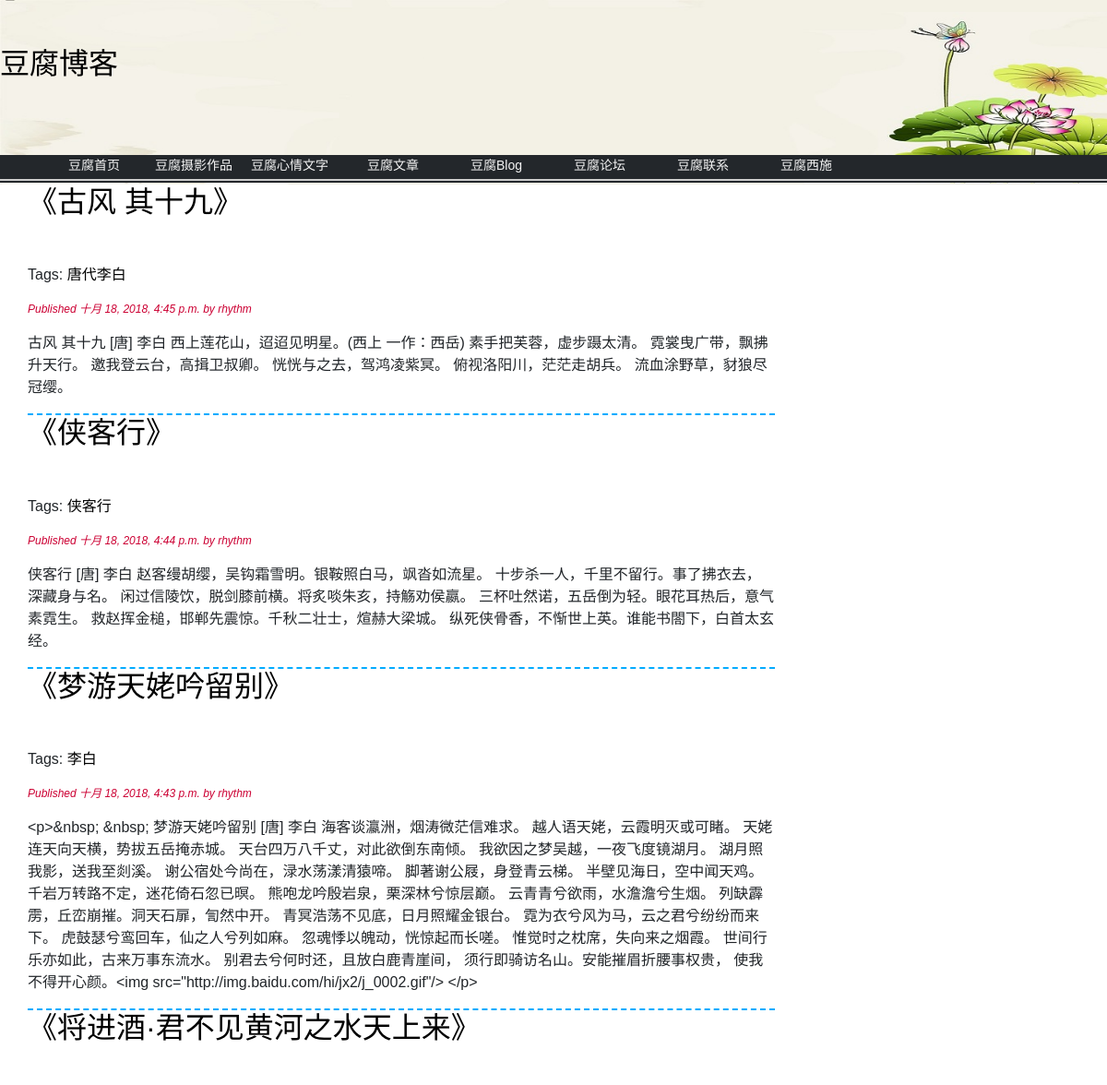
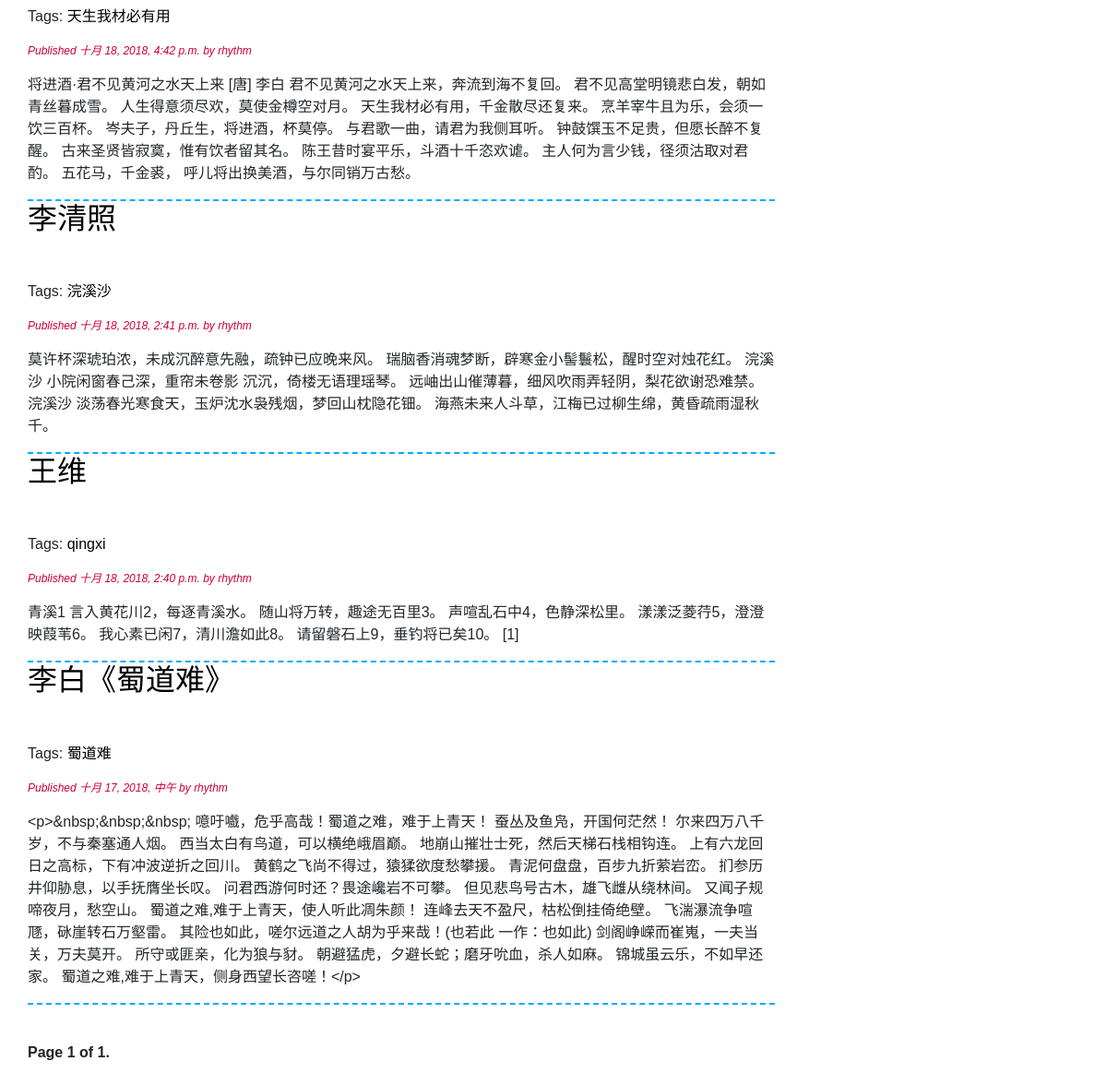
Screenshot of /blog/ with the database file from the repository (2 pictures, top to bottom).
### blog/models.py (models this page shows, shortened)
class Post(models.Model):
    STATUS_CHOICES = (
        ('draft', 'Draft'),
        ('published', 'Published'),
    )
    title = models.CharField(max_length=250)
    slug = models.SlugField(max_length=250,
                            unique_for_date='publish')
    author = models.ForeignKey(
                            User,
                            on_delete=models.CASCADE,
                            related_name='blog_posts')
    image = models.ImageField(upload_to='blog/%Y/%m/%d',
                              blank=True)
    body = UEditorField(width=600, height=300, toolbars="full",
                        imagePath='img/', filePath='files/',
                        upload_settings={"imageMaxSize": 1204000},
                        settings={}, verbose_name='正文')
    publish = models.DateTimeField(default=timezone.now)
    created = models.DateTimeField(auto_now_add=True)
    updated = models.DateTimeField(auto_now=True)
    status = models.CharField(max_length=10,
                              choices=STATUS_CHOICES,
                              default='draft')
    objects = models.Manager()  # The default manager
    published = PublishedManager()  # Our custom manager
    tags = TaggableManager()
    def get_absolute_url(self):
        return reverse('blog:post_detail',
                       args=[self.publish.year,
                             self.publish.strftime('%m'),
                             self.publish.strftime('%d'),
                             self.slug])
    class Meta:
        ordering = ('-publish', )
        verbose_name = '帖子'
        verbose_name_plural = verbose_name

### blog/views.py (the view)
# urls.py: path('', views.post_list, name='post_list'),
def post_list(request, tag_slug=None):
    object_list = Post.published.all()
    tag = None
    if tag_slug:
        tag = get_object_or_404(Tag, slug=tag_slug)
        object_list = object_list.filter(tags__in=[tag])
    paginator = Paginator(object_list, 10)  # 3 posts in each page
    page = request.GET.get('page')
    try:
        posts = paginator.page(page)
    except PageNotAnInteger:
        posts = paginator.page(1)
    except EmptyPage:
        posts = paginator.page(paginator.num_pages)
    return render(request,
                  'blog/post/list.html',
                  {'page': page,
                   'posts': posts,
                   'tag': tag})

### blog/models.py (called while the page is built)
    def get_queryset(self):
        return super(PublishedManager, self).get_queryset().filter(status='published')

### blog/templates/blog/post/list.html (shortened to what this page needs)
{% extends "blog/base.html" %}
{% block content %}
    {% for p in posts %}
        <h2>
             <a href="{{ p.get_absolute_url }}">
                 {{ p.title }}
            </a>
        </h2>
        <div id="post_img">
        </div>
        <p class="tags"> Tags:
            {% for tag in p.tags.all %}
                 <a href="{% url "blog:post_list_by_tag" tag.slug %}">
                    {{ tag.name }}
                 </a>
              {% endfor %}
         </p>
         <p class="date">
             Published {{ p.publish }} by {{ p.author }}
          </p>
         {{ p.body|truncatewords:30|linebreaks }}
         <div id="bar">
         </div>
    {% endfor %}
    {% include "pagination.html" with page=posts %}
{% endblock %}

### blog/templates/blog/base.html (shortened to what this page needs)
{% load staticfiles %}
<!DOCTYPE html>
<html lang="en">
<head>
    <link href="{% static "bootstrap-4.1.3/css/bootstrap.css" %}" rel="stylesheet">
    <link href="{% static "bootstrap-4.1.3/js/bootstrap.js" %}" rel="stylesheet">
    <link href="{%  static "css/blog.css" %}" rel="stylesheet">
</head>
<body>
    <div id="header" style="background-image: url({% static 'img/bg.jpg' %});background-size:100% 100%;">
        <h2 id="blogTitle"><a href="/blog/">豆腐博客</a></h2>
            <div id="blogbar">
                <ul id="nav">
                    <li><a href="/blog/" >豆腐首页</a> </li>
                    <li><a href="/blog/" id="photoGraphics">豆腐摄影作品</a></li>
                    <li><a href="/blog/" id="MoonWords">豆腐心情文字</a></li>
                    <li><a href="/blog/">豆腐文章</a></li>
                    <li><a href="/blog/">豆腐Blog</a> </li>
                    <li><a href="/blog/">豆腐论坛</a> </li>
                    <li><a href="/blog/">豆腐联系</a> </li>
                    <li><a href="/blog/">豆腐西施</a> </li>
                </ul>
            </div>
    </div>
    <div id="content"  >
        {% block content %}
        {% endblock %}
    </div>
</body>
</html>

### blog/templates/pagination.html (shortened to what this page needs)
<div class="pagination">
    <span class="step-links">
        <span class="current">
            Page {{ page.number }} of {{ page.paginator.num_pages }}.
        </span>
    </span>
</div>

### blog/static/css/blog.css (style rules this page uses)
#header { width:100%; height: 200px; }
#bar { border-bottom:2px dashed #00abff; }
#blogbar { width: 100%; height: 30px; background-color: #23272b; }
#nav { height:28px; border-bottom:2px solid #ccc; list-style:none; margin-top: 80px; }
#nav li { float:left; font-size:14px; }
#nav li a { color:whitesmoke; text-decoration:none; display:block; width:100px; height:14px; text-align:center; margin-left:12px; padding-top:1px; }
#nav li a#photoGraphics { margin-left:8px; padding-top:1px; }
#nav li a#MoonWords { margin-left:4px; padding-top:1px; }
#post_img { width: 40px; height: 40px; }
body { margin:0; padding:0; font-family:helvetica, sans-serif; }
a { color:black; text-decoration:none; }
#blogTitle { font-weight:normal; padding-top: 50px; }
#content { float:left; width:70%; padding:0 0 0 30px; }
p.date { color:#cc0033; font-family: 'Ubuntu', sans-serif; font-size: 12px; font-style: italic; }
.pagination { margin:40px 0; font-weight:bold; }

### rows the page displays
Post: title "《古风 其十九》", publish "十月 18, 2018, 4:45 p.m.", author "rhythm", body "古风 其十九 [唐] 李白 西上莲花山，迢迢见明星。(西上 一作：西岳) 素手把芙蓉，虚步蹑太清。 霓裳曳广带，飘拂升天行。 邀我登云台，高揖卫叔卿。 恍恍与之去，驾鸿凌紫冥。 俯视洛阳川，茫茫走胡兵。 流血涂野草，豺狼尽冠缨。"
Tag: name "唐代李白"
Post: title "《侠客行》", publish "十月 18, 2018, 4:44 p.m.", author "rhythm", body "侠客行 [唐] 李白 赵客缦胡缨，吴钩霜雪明。银鞍照白马，飒沓如流星。 十步杀一人，千里不留行。事了拂衣去，深藏身与名。 闲过信陵饮，脱剑膝前横。将炙啖朱亥，持觞劝侯嬴。 三杯吐然诺，五岳倒为轻。眼花耳热后，意气素霓生。 救赵挥金槌，邯郸先震惊。千秋二壮士，煊赫大梁城。 纵死侠骨香，不惭世上英。谁能书閤下，白首太玄经。"
Tag: name "侠客行"
Post: title "《梦游天姥吟留别》", publish "十月 18, 2018, 4:43 p.m.", author "rhythm", body "<p>&nbsp; &nbsp; 梦游天姥吟留别 [唐] 李白 海客谈瀛洲，烟涛微茫信难求。 越人语天姥，云霞明灭或可睹。 天姥连天向天横，势拔五岳掩赤城。 天台四万八千丈，对此欲倒东南倾。 我欲因之梦吴越，一夜飞度镜湖月。 湖月照我影，送我至剡溪。 谢公宿处今尚在，渌水荡漾清猿啼。 脚著谢公屐，身登青云梯。 半壁见海日，空中闻天鸡。 千岩万转路不定，迷花倚石忽已暝。 熊咆龙吟殷岩泉，栗深林兮惊层巅。 云青青兮欲雨，水澹澹兮生烟。 列缺霹雳，丘峦崩摧。洞天石扉，訇然中开。 青冥浩荡不见底，日月照耀金银台。 霓为衣兮风为马，云之君兮纷纷而来下。 虎鼓瑟兮鸾回车，仙之人兮列如麻。 忽魂悸以魄动，恍惊起而长嗟。 惟觉时之枕席，失向来之烟霞。 世间行乐亦如此，古来万事东流水。 别君去兮何时还，且放白鹿青崖间， 须行即骑访名山。安能摧眉折腰事权贵， 使我不得开心颜。<img src=\"http://img.baidu.com/hi/jx2/j_0002.gif\"/> </p>"
Tag: name "李白"
Post: title "《将进酒·君不见黄河之水天上来》", publish "十月 18, 2018, 4:42 p.m.", author "rhythm", body "将进酒·君不见黄河之水天上来 [唐] 李白 君不见黄河之水天上来，奔流到海不复回。 君不见高堂明镜悲白发，朝如青丝暮成雪。 人生得意须尽欢，莫使金樽空对月。 天生我材必有用，千金散尽还复来。 烹羊宰牛且为乐，会须一饮三百杯。 岑夫子，丹丘生，将进酒，杯莫停。 与君歌一曲，请君为我侧耳听。 钟鼓馔玉不足贵，但愿长醉不复醒。 古来圣贤皆寂寞，惟有饮者留其名。 陈王昔时宴平乐，斗酒十千恣欢谑。 主人何为言少钱，径须沽取对君酌。 五花马，千金裘， 呼儿将出换美酒，与尔同销万古愁。"
Tag: name "天生我材必有用"
Post: title "李清照", publish "十月 18, 2018, 2:41 p.m.", author "rhythm", body "莫许杯深琥珀浓，未成沉醉意先融，疏钟已应晚来风。 瑞脑香消魂梦断，辟寒金小髻鬟松，醒时空对烛花红。 浣溪沙 小院闲窗春己深，重帘未卷影 沉沉，倚楼无语理瑶琴。 远岫出山催薄暮，细风吹雨弄轻阴，梨花欲谢恐难禁。 浣溪沙 淡荡春光寒食天，玉炉沈水袅残烟，梦回山枕隐花钿。 海燕未来人斗草，江梅已过柳生绵，黄昏疏雨湿秋千。"
Tag: name "浣溪沙"
Post: title "王维", publish "十月 18, 2018, 2:40 p.m.", author "rhythm", body "青溪1 言入黄花川2，每逐青溪水。 随山将万转，趣途无百里3。 声喧乱石中4，色静深松里。 漾漾泛菱荇5，澄澄映葭苇6。 我心素已闲7，清川澹如此8。 请留磐石上9，垂钓将已矣10。 [1]"
Tag: name "qingxi"
Post: title "李白《蜀道难》", publish "十月 17, 2018, 中午", author "rhythm", body "<p>&nbsp;&nbsp;&nbsp; 噫吁嚱，危乎高哉！蜀道之难，难于上青天！ 蚕丛及鱼凫，开国何茫然！ 尔来四万八千岁，不与秦塞通人烟。 西当太白有鸟道，可以横绝峨眉巅。 地崩山摧壮士死，然后天梯石栈相钩连。 上有六龙回日之高标，下有冲波逆折之回川。 黄鹤之飞尚不得过，猿猱欲度愁攀援。 青泥何盘盘，百步九折萦岩峦。 扪参历井仰胁息，以手抚膺坐长叹。 问君西游何时还？畏途巉岩不可攀。 但见悲鸟号古木，雄飞雌从绕林间。 又闻子规啼夜月，愁空山。 蜀道之难,难于上青天，使人听此凋朱颜！ 连峰去天不盈尺，枯松倒挂倚绝壁。 飞湍瀑流争喧豗，砯崖转石万壑雷。 其险也如此，嗟尔远道之人胡为乎来哉！(也若此 一作：也如此) 剑阁峥嵘而崔嵬，一夫当关，万夫莫开。 所守或匪亲，化为狼与豺。 朝避猛虎，夕避长蛇；磨牙吮血，杀人如麻。 锦城虽云乐，不如早还家。 蜀道之难,难于上青天，侧身西望长咨嗟！</p>"
Tag: name "蜀道难"

### other values shown
{{ page.number }} "1"
{{ page.paginator.num_pages }} "1"
